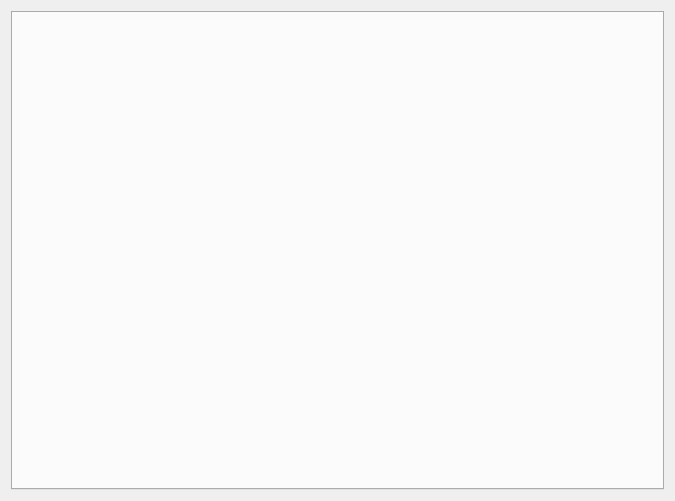
<?xml version="1.0" encoding="UTF-8"?>
<ui version="4.0">
 <class>Results</class>
 <widget class="QWidget" name="Results">
  <property name="geometry">
   <rect>
    <x>0</x>
    <y>0</y>
    <width>675</width>
    <height>501</height>
   </rect>
  </property>
  <property name="windowTitle">
   <string>Form</string>
  </property>
  <layout class="QGridLayout" name="gridLayout">
   <item row="0" column="0">
    <widget class="QTabWidget" name="tabWidget"/>
   </item>
  </layout>
 </widget>
 <resources/>
 <connections/>
</ui>
